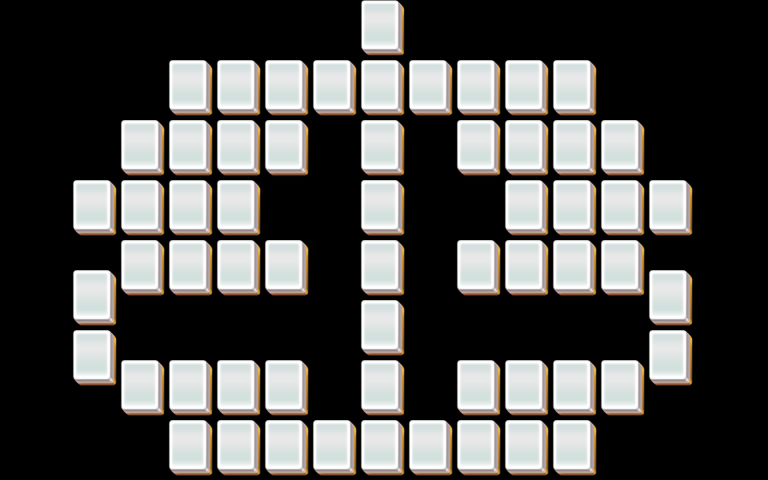

This game map was drawn from its Tiled (.tmx) file and the tilesets committed beside it. A one-line description and the trimmed map source follow:
An orthogonal 32x16 tile map with 24x30 px tiles, 4 tile layers (layer1, layer2, layer3, layer4).

<map version="1.0" orientation="orthogonal" width="32" height="16" tilewidth="24" tileheight="30">
 <properties>
  <property name="species" value="20" />
 </properties>
 <tileset firstgid="1" name="mahjong" tilewidth="48" tileheight="60">
  <image source="mahjong.png" />
 </tileset>
 <layer name="layer1" width="32" height="16">
  <data>[512 cells, 60 non-empty, 1 distinct tile ids]</data>
 </layer>
 <layer name="layer2" width="32" height="16">
  <data>[512 cells, 59 non-empty, 1 distinct tile ids]</data>
 </layer>
 <layer name="layer3" width="32" height="16">
  <data>[512 cells, 29 non-empty, 1 distinct tile ids]</data>
 </layer>
 <layer name="layer4" width="32" height="16">
  <data>[512 cells, 2 non-empty, 1 distinct tile ids]</data>
 </layer>
</map>
